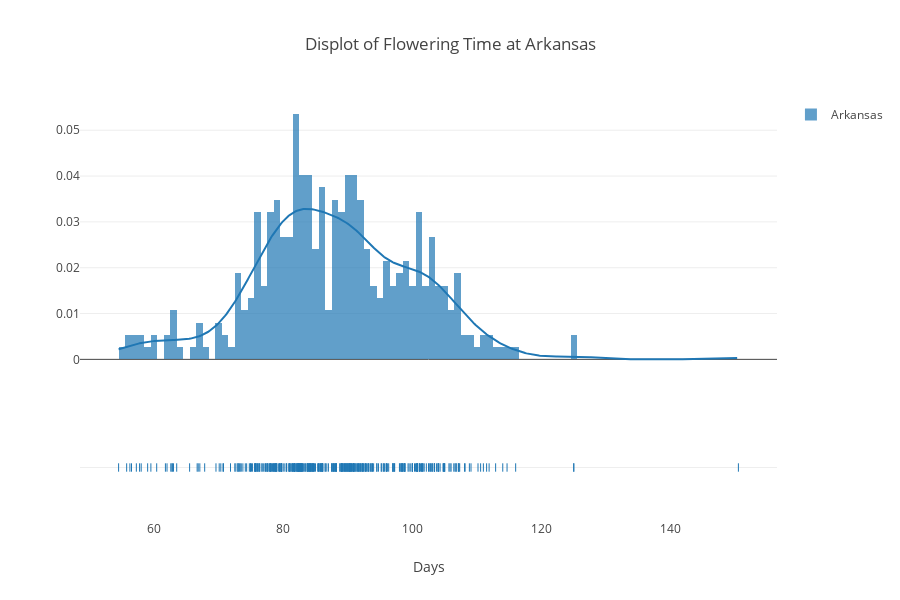
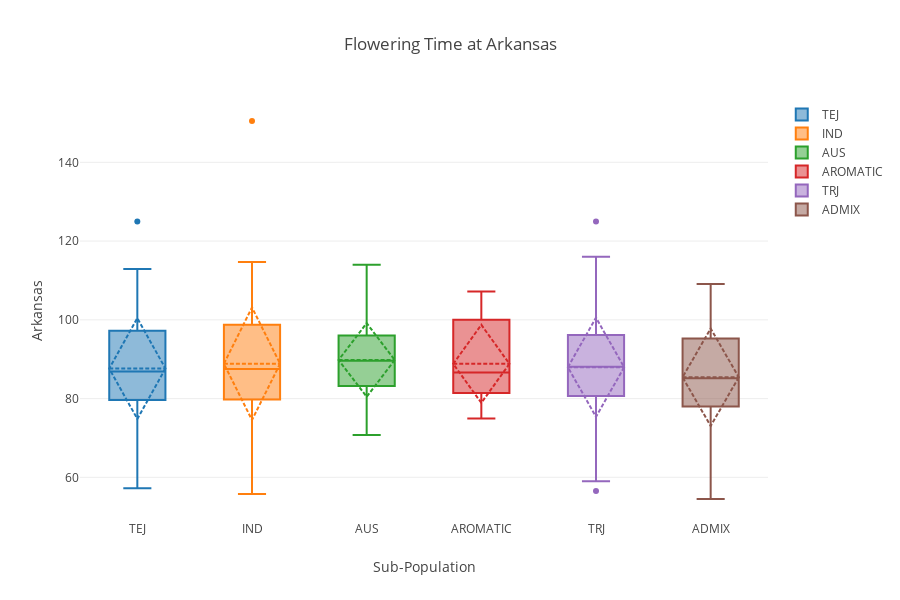

Write notebook code for charts like these, in order.
### Code cell
hist_data = [data_flower['Arkansas'].dropna()]
group_label = ['Arkansas']
fig = ff.create_distplot(hist_data, group_label, curve_type='kde')
fig['layout'].update(title='Displot of Flowering Time at Arkansas', xaxis=dict(title='Days'),
                    height = 600, width = 900)
plotly.offline.init_notebook_mode(connected=True)
plotly.offline.iplot(fig, filename='Displot with Flowering time at Arkansas')

TEJ = data_flower[data_flower['SubPop'] == 'TEJ']['Arkansas']
IND = data_flower[data_flower['SubPop'] == 'IND']['Arkansas']
AUS = data_flower[data_flower['SubPop'] == 'AUS']['Arkansas']
AROMATIC = data_flower[data_flower['SubPop'] == 'AROMATIC']['Arkansas']
TRJ = data_flower[data_flower['SubPop'] == 'TRJ']['Arkansas']
ADMIX = data_flower[data_flower['SubPop'] == 'ADMIX']['Arkansas']
trace1 = go.Box(y=TEJ, name = 'TEJ', boxmean='sd')
trace2 = go.Box(y=IND, name = 'IND', boxmean='sd')
trace3 = go.Box(y=AUS, name = 'AUS', boxmean='sd')
trace4 = go.Box(y=AROMATIC, name = 'AROMATIC', boxmean='sd')
trace5 = go.Box(y=TRJ, name = 'TRJ', boxmean='sd')
trace6 = go.Box(y=ADMIX, name = 'ADMIX', boxmean='sd')
data = [trace1, trace2, trace3, trace4, trace5, trace6]
fig = go.Figure(data=data)
fig['layout'].update(title='Flowering Time at Arkansas', xaxis=dict(title='Sub-Population'),
                    yaxis=dict(title='Arkansas'), height=600, width=900)
plotly.offline.init_notebook_mode(connected=True)
plotly.offline.iplot(fig, filename='Displot with Flowering time at Arkansas')

### Figure 1 — Plotly figure (JSON) as saved in the notebook; plotly's stock layout.template omitted (floating-point values rounded to 4 significant figures; data arrays with more than 128 entries replaced by an {"elided": "..."} marker saying what was removed)
{"data": [{"autobinx": false, "histnorm": "probability density", "legendgroup": "Arkansas", "marker": {"color": "rgb(31, 119, 180)"}, "name": "Arkansas", "opacity": 0.7, "type": "histogram", "uid": "6081cada-9daa-4a07-b8f2-73dcf1fd669c", "x": {"elided": "374 float values"}, "xaxis": "x", "xbins": {"end": 150.5, "size": 1, "start": 54.5}, "yaxis": "y"}, {"legendgroup": "Arkansas", "marker": {"color": "rgb(31, 119, 180)"}, "mode": "lines", "name": "Arkansas", "showlegend": false, "type": "scatter", "uid": "52e4274d-3103-401c-beac-6d50f30eae9e", "x": {"elided": "500 float values"}, "xaxis": "x", "y": {"elided": "500 float values"}, "yaxis": "y"}, {"legendgroup": "Arkansas", "marker": {"color": "rgb(31, 119, 180)", "symbol": "line-ns-open"}, "mode": "markers", "name": "Arkansas", "showlegend": false, "type": "scatter", "uid": "2bd2d645-9df6-4e7d-8f4e-d75f8daf0ff5", "x": {"elided": "374 float values"}, "xaxis": "x", "y": {"elided": "374 str values"}, "yaxis": "y2"}], "layout": {"barmode": "overlay", "height": 600, "hovermode": "closest", "legend": {"traceorder": "reversed"}, "title": {"text": "Displot of Flowering Time at Arkansas"}, "width": 900, "xaxis": {"anchor": "y2", "domain": [0, 1], "title": {"text": "Days"}, "zeroline": false}, "yaxis": {"anchor": "free", "domain": [0.35, 1], "position": 0}, "yaxis2": {"anchor": "x", "domain": [0, 0.25], "dtick": 1, "showticklabels": false}}}

### Figure 2 — Plotly figure (JSON) as saved in the notebook; plotly's stock layout.template omitted (floating-point values rounded to 4 significant figures)
{"data": [{"boxmean": "sd", "name": "TEJ", "type": "box", "uid": "93998843-2a64-4f6d-b4cd-a34114977c31", "y": [75.08, 73, 89, 90.25, null, 95.17, 81.83, 82.17, 82.33, null, 108.2, 91.42, 99.33, 125, 91.6, 104.3, 90.17, 80.5, 102.2, 82.75, 73.33, 81.25, 87.75, 81.6, null, 104, 83.7, 82.83, 97.25, 70.67, null, 98.86, 88, 71.83, 111.5, null, 84.75, 103.8, 105.7, 93, 101.4, 112.9, 98.58, 77.92, 77.5, 75.75, 78.17, 103.4, 79.75, 105.8, 73.75, 57.25, 80.92, 79.5, 86, 58, 82.83, 105, 101.1, 59.5, 103, 84.42, 90.75, 97.25, 103.2, 78.75, 93.5, 96, 62.58, 76.58, 81.5, 98.25, 81, 88.17, 80, 91.75, 84.83, 93.75, 63.5, 87.75, 75.92, 93.58, 82.42, 78.75, 86, 90.58, 93.75, null, 101.8, 84.67, 92.42, null, null, 73.25, 89.42, 74.33]}, {"boxmean": "sd", "name": "IND", "type": "box", "uid": "38a5132c-593f-4e3b-9192-44f6588b20d8", "y": [89.5, null, 98.83, 90.92, 82.25, 97, null, 92.25, 102.6, 114.7, 100.8, 110.2, 83.25, 79, 100.8, 101.2, 91.89, 84, 150.5, 91.08, 92.92, 92, null, 104.8, null, 82.45, 111.9, 96.33, 97, null, null, 83.17, 84.25, 76.92, 88, 90, 111, 102.8, 85, 76, 79.42, 107.3, 94, 83.75, 55.75, 101.5, 70.08, 56.25, 78.75, 75.25, 82.92, 82.08, 66.83, 60.4, 78.67, 108.1, 82.33, 74.75, 104.8, 79.75, 80.5, 100, 93.25, 73, 87, 75.75, 75.75, 90.83, 78.92, 81, null, null, null, 81, 81.5, 89, 106.4, 85.83, 100.8, 98.75, 82.67, 94.75, 88.25, 90.82, 73, 78, 86]}, {"boxmean": "sd", "name": "AUS", "type": "box", "uid": "fc53c12d-8cb4-41f1-b22a-c8517346ba90", "y": [94.5, 89.08, 97, 104, 101.7, 95.67, 91, 89.83, 91.25, 98.08, 90.92, 83.92, 83.83, 86.17, 114, 106.8, 90.33, 101.1, 91.75, 86.08, 70.75, 77.58, 79.25, 81.75, 96.17, 100.8, 79, 84.33, 83, 85.5, null, 79.5, 89.08, 106.6, 91.67, 92.75, 90.17, 83.75, 82.67, 78.33, 106.8, 86.08, 98.5, 85.5, null, null, null, null, null, null, null, null, 77.5, null, 78.92, 78.5, 89.62]}, {"boxmean": "sd", "name": "AROMATIC", "type": "box", "uid": "e0994761-5a32-4a32-8f0d-a64e4f0648c1", "y": [87.5, 100.3, 83, 74.92, 89.25, 81.42, 100, 100.5, 107.2, 82.5, 95.92, 75.58, 85.75, 79.67]}, {"boxmean": "sd", "name": "TRJ", "type": "box", "uid": "90e64913-6df9-43ad-a40c-f836efd322a6", "y": [105, 101.6, null, 92.18, 92.33, 89.75, 90.5, 89, 92.67, 81.75, 74.12, null, 93.25, 87.67, 76.25, 110.6, 89.17, null, 98.38, null, 102.8, 98, 59, 105, 84.17, 107.1, 92.75, 80.78, 82.33, 89.6, 90.4, 82.5, 104.8, 104.1, 101.1, 92.5, 87.5, 101.5, 82.75, 92, 116, 125, 78.25, 100, 84.5, 76.75, 89.25, 103.1, 85.83, 72.67, 79.75, 89.75, 77.25, 77.33, 92.25, 81.75, 61.75, 102.5, 103.4, 77.17, 77.67, 80.25, 82, 63, 70.33, 83.42, 95.5, 100.7, 98.42, 98.25, 88, 83.5, null, null, null, 86, 56.5, 74.92, 77.92, 85.33, 90, 86.5, 85.5, 90.5, 62, 84.5, 94.5, 84.25, 72.5, 82.58, 90, null, 107.2, 88.08, 78.5, 88.75, 62.75]}, {"boxmean": "sd", "name": "ADMIX", "type": "box", "uid": "62920334-f38b-480e-901d-849150bd4c07", "y": [103.4, 95.58, 96, 95.25, 100.8, 90.5, 98.83, 88.25, 84.11, null, 84.58, 88.83, null, 93.83, 76.33, 79.75, 81.83, 79.5, 62.83, 66.67, 69.58, 75.58, 57.75, 87.75, 78, 82.17, 106, 84.08, 54.5, 67.08, 76.25, 76.08, 90.92, 99.5, 86.5, 81.17, 98.42, 81.75, 84, 86.75, 75.67, 99.75, 89.42, 84.67, 78, 81.5, null, null, 104, 108.8, 73.5, 67.83, 85.67, 78.75, 91.25, 91.5, 93.17, 90.25, 97, 65.5, 98.75, 109.1]}], "layout": {"height": 600, "title": {"text": "Flowering Time at Arkansas"}, "width": 900, "xaxis": {"title": {"text": "Sub-Population"}}, "yaxis": {"title": {"text": "Arkansas"}}}}
